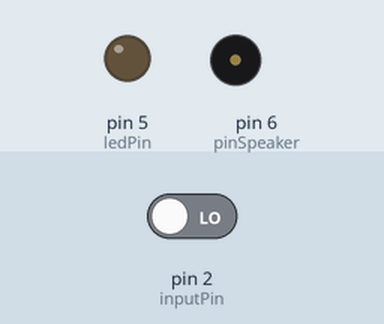
Bench run of a sketch on a simulated Arduino Uno, built with avr-gcc and run on an emulated ATmega328P. On the bench: output pins drawn as LEDs (lit = HIGH), buzzer (waves = sounding). Inputs (shaded band) come from the test bench; at power-on: pin 2 (inputPin) LOW.

Above: at 1.4 s.
1.5 s: pin 2 (inputPin) driven HIGH
At 2.2 s:
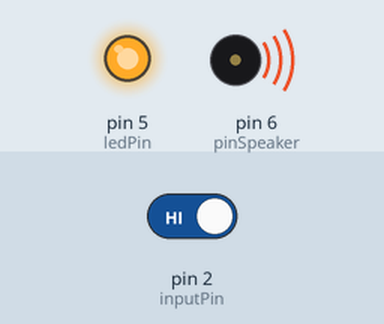
3.0 s: pin 2 (inputPin) driven LOW
At 3.07 s:
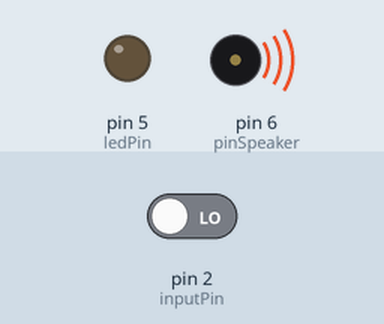
Timing chart, 0 to 6.0 s (numbered marks = the images above; inputs shaded):
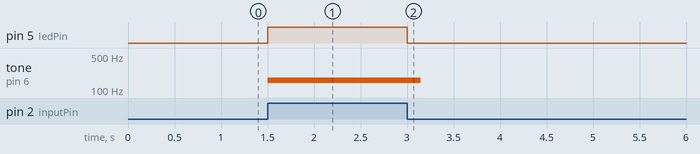

Measured:
- after the input at 1.5 s, pin 5 (ledPin): LOW → HIGH at once; tone on pin 6 (pinSpeaker): silent → 160 Hz at once
- after the input at 3.0 s, pin 5 (ledPin): HIGH → LOW at once; tone on pin 6 (pinSpeaker): 160 Hz → silent after 0.15 s

The sketch:

sketch_jan27a.ino
```cpp
// Merci à Yohan pour la création de ce code simplifié !

// initiaisation des différentes pattes de l'arduino

int ledPin = 5;       // la patte 5 de l'arduino s'appelle désormais ledPin
int inputPin = 2;     // la patte 2 de l'arduino s'appelle désormais inputPin
int pinSpeaker = 6;   // la patte 6 de l'arduino s'appelle désormais pinSpeaker
int val = 0;          // "val" est une variable


void setup() // cette partie du code n'est lue qu'une fois
{
  // déclaration des pattes en entrées ou en sorties
  pinMode(ledPin, OUTPUT);
  pinMode(inputPin, INPUT);
  pinMode(pinSpeaker, OUTPUT);
}


void loop() // boucle principale,cette partie du code est lue en boucle
  {
  val = digitalRead(inputPin); // la valeur qui est en entrée est stocké dans la variable "val"
                                // val peut prendre deux valeurs HIGH ou LOW


  if (val == HIGH) // cas 1 : val = HIGH, quelqu'un est passé devant le capteur
    {
    digitalWrite(ledPin, HIGH);  // allume la del
    tone(pinSpeaker, 160, 300); // envoi un signal sur le speaker fréquence = 160 hz, durée 300ms
    delay(150);                 // attendre 150ms
    }

  else          // cas 2 : val = LOW, personne n'est passé devant le capteur
  {
      digitalWrite(ledPin, LOW); // eteind la del
      delay(300);                // attendre 300ms
  }
}
```
